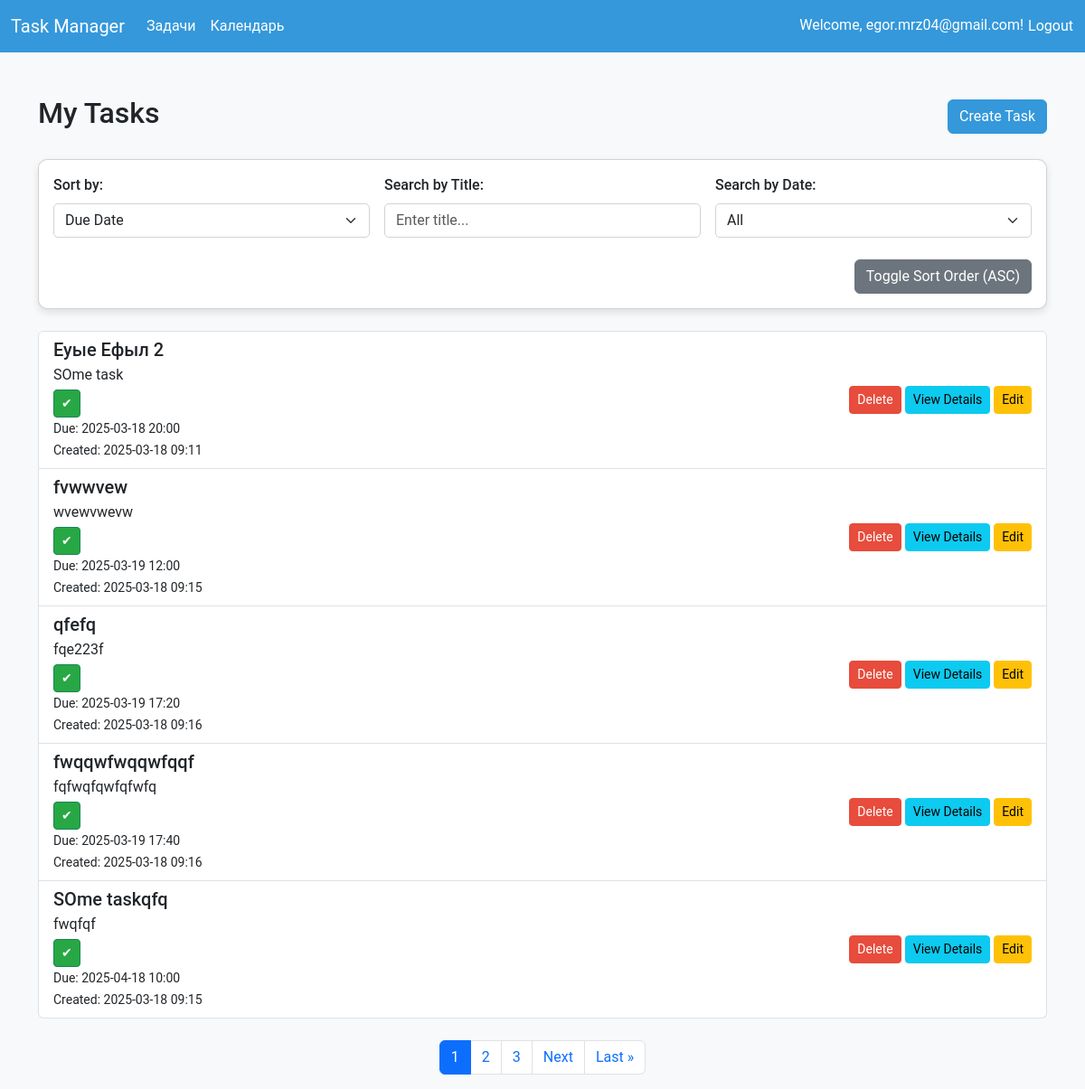
/tasks/ (signed in), run on an earlier commit of the app's database.
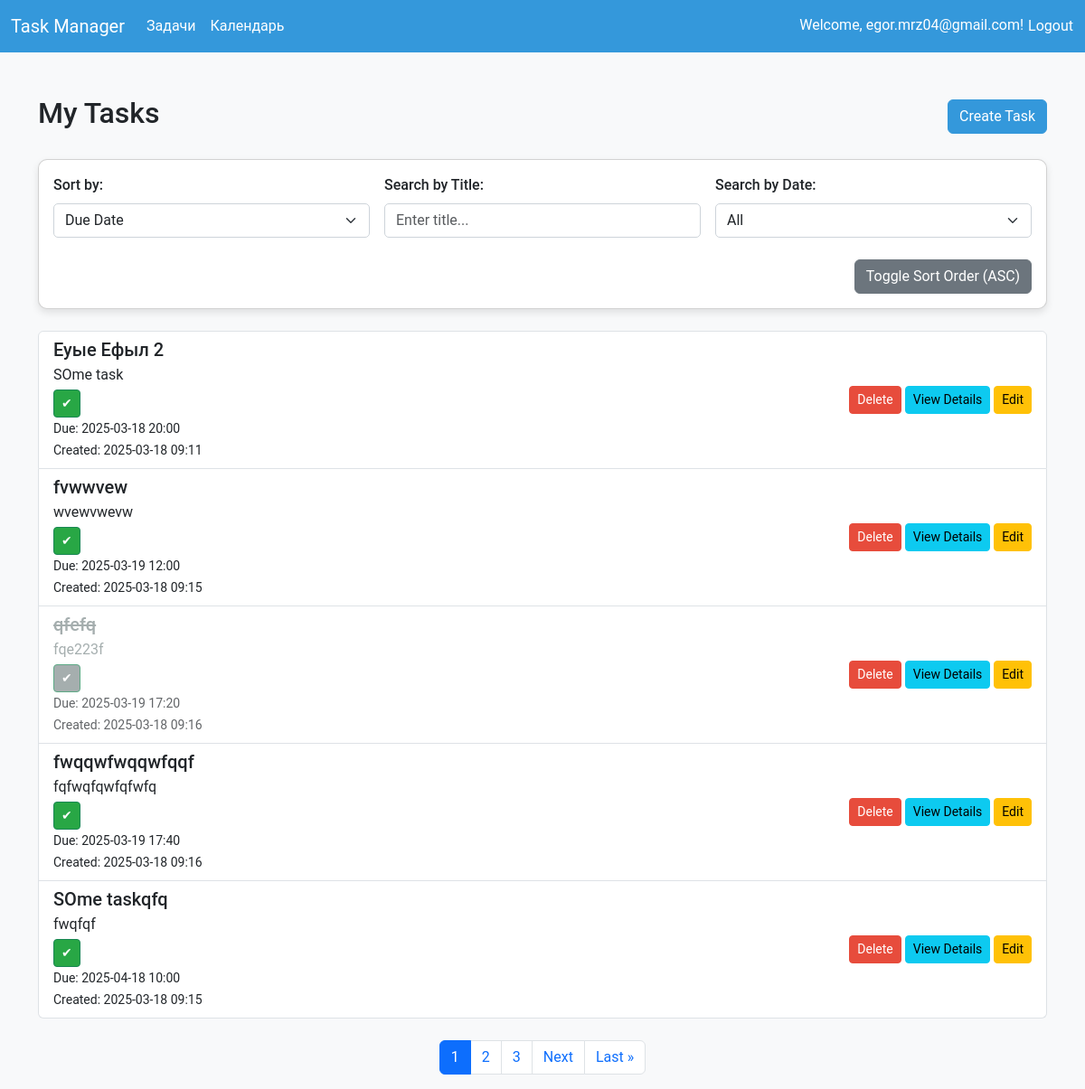
And on a later commit of the database.
### app/models.py (models this page shows, shortened)
class Task(models.Model):
    title = models.CharField(max_length=200)
    description = models.TextField(blank=True)
    status = models.CharField(
        max_length=20,
        choices=[
            ('TODO', 'To Do'),
            ('IN_PROGRESS', 'In Progress'),
            ('DONE', 'Done')
        ],
        default='TODO'
    )
    due_date = models.DateTimeField(null=True, blank=True)
    created_at = models.DateTimeField(auto_now_add=True)
    created_by = models.ForeignKey(User, on_delete=models.CASCADE, related_name='tasks')
    slug = models.SlugField(max_length=200, unique=True, blank=True)

### app/views.py (the view)
# urls.py: path('tasks/', views.TaskListView.as_view(), name='tasks'),
class TaskListView(LoginRequiredMixin, ListView):
    model = Task
    template_name = 'tasks.html'
    context_object_name = 'tasks'
    paginate_by = 5
    def get_queryset(self):
        sort_by = self.request.GET.get('sort_by', 'due_date')
        sort_order = self.request.GET.get('sort_order', 'asc')
        search_title = self.request.GET.get('search_title', '').strip()
        search_date = self.request.GET.get('search_date', 'all')
        page = self.request.GET.get('page', '1')
        cache_key = f"task_list:user_{self.request.user.id}:sort_{sort_by}:{sort_order}:search_title_{search_title}:search_date_{search_date}:page_{page}"
        cached_data = cache.get(cache_key)
        if cached_data is not None:
            return cached_data
        queryset = self.request.user.tasks.all()
        if search_title:
            queryset = queryset.filter(title__icontains=search_title)
        if search_date != 'all':
            try:
                search_date_obj = datetime.strptime(search_date, '%Y-%m-%d').date()
                queryset = queryset.filter(due_date__date=search_date_obj)
            except ValueError:
                pass
        if sort_by == 'title':
            queryset = queryset.order_by('title' if sort_order == 'asc' else '-title')
        elif sort_by == 'due_date':
            queryset = queryset.order_by('due_date' if sort_order == 'asc' else '-due_date')
        cache.set(cache_key, queryset, timeout=600)
        return queryset
    def get_context_data(self, **kwargs):
        context = super().get_context_data(**kwargs)
        context['user'] = self.request.user
        tasks = self.get_queryset()
        paginator = Paginator(tasks, self.paginate_by)
        page = self.request.GET.get('page')
        try:
            tasks_paginated = paginator.page(page)
        except PageNotAnInteger:
            tasks_paginated = paginator.page(1)
        except EmptyPage:
            tasks_paginated = paginator.page(paginator.num_pages)
        context['tasks'] = tasks_paginated
        context['paginator'] = paginator
        context['page_obj'] = tasks_paginated
        context['sort_by'] = self.request.GET.get('sort_by', 'due_date')
        context['sort_order'] = self.request.GET.get('sort_order', 'asc')
        context['search_title'] = self.request.GET.get('search_title', '')
        context['search_date'] = self.request.GET.get('search_date', 'all')
        context['current_date'] = datetime.now().date()
        return context

### app/templates/tasks.html (shortened to what this page needs)
{% extends 'base.html' %}
{% block content %}
    <div class="row">
        <div class="col-12">
            <div class="d-flex justify-content-between align-items-center mb-4">
                <h2>My Tasks</h2>
                <a href="{% url 'app:create_task' %}" class="btn btn-primary">Create Task</a>
            </div>
            <div class="card mb-4">
                <div class="card-body">
                    <form method="get" class="row g-3">
                        <div class="col-md-4">
                            <label for="sort_by" class="form-label">Sort by:</label>
                            <select name="sort_by" id="sort_by" class="form-select" onchange="this.form.submit()">
                                <option value="due_date" {% if sort_by == 'due_date' %}selected{% endif %}>Due Date</option>
                            </select>
                        </div>
                        <div class="col-md-4">
                            <label for="search_title" class="form-label">Search by Title:</label>
                            <input type="text" name="search_title" id="search_title" class="form-control" value="{{ search_title }}" placeholder="Enter title..." onchange="this.form.submit()">
                        </div>
                        <div class="col-md-4">
                            <label for="search_date" class="form-label">Search by Date:</label>
                            <select name="search_date" id="search_date" class="form-select" onchange="this.form.submit()">
                                <option value="all" {% if search_date == 'all' %}selected{% endif %}>All</option>
                            </select>
                        </div>
                        <div class="col-12 text-end">
                            <button type="button" class="btn btn-secondary" id="toggle-sort-order">Toggle Sort Order ({{ sort_order|upper }})</button>
                        </div>
                    </form>
                </div>
            </div>
            {% if tasks %}
                <ul class="list-group">
                    {% for task in tasks %}
                        {% if task.slug %}
                            <li class="list-group-item d-flex justify-content-between align-items-center task-item">
                                <div class="task-content {% if task.status == 'DONE' %}task-done{% endif %}">
                                    <h5 class="mb-1 {% if task.status == 'DONE' %}task-title-done{% endif %}">{{ task.title }}</h5>
                                    <p class="mb-1 {% if task.status == 'DONE' %}task-description-done{% endif %}">
                                        {{ task.description|truncatewords:20|default:"No description" }}
                                    </p>
                                    <button class="mark-complete btn btn-sm btn-success" data-task-slug="{{ task.slug }}" data-status="{{ task.status }}">✔</button>
                                    <br>
                                    <small>Due: {% if task.due_date %}{{ task.due_date|date:"Y-m-d H:i" }}{% else %}No due date{% endif %}</small><br>
                                    <small>Created: {% if task.created_at %}{{ task.created_at|date:"Y-m-d H:i" }}{% else %}Unknown{% endif %}</small>
                                </div>
                                <div>
                                    <form method="post" action="{% url 'app:delete_task' task_slug=task.slug %}" style="display:inline;">
                                        <button type="submit" class="btn btn-sm btn-danger">Delete</button>
                                    </form>
                                    <a href="{% url 'app:task_detail' task_slug=task.slug %}" class="btn btn-info btn-sm">View Details</a>
                                    <a href="{% url 'app:task_update' task_slug=task.slug %}" class="btn btn-warning btn-sm">Edit</a>
                                </div>
                            </li>
                        {% else %}
                            <li class="list-group-item text-danger">Task with ID {{ task.id }} has no valid slug. Please update it.</li>
                        {% endif %}
                    {% endfor %}
                </ul>
                {% if paginator.num_pages > 1 %}
                    <nav aria-label="Page navigation">
                        <ul class="pagination justify-content-center mt-4">
                            {% for num in paginator.page_range %}
                                <li class="page-item {% if page_obj.number == num %}active{% endif %}">
                                    <a class="page-link" href="?page={{ num }}{% if sort_by %}&sort_by={{ sort_by }}{% endif %}{% if sort_order %}&sort_order={{ sort_order }}{% endif %}{% if search_title %}&search_title={{ search_title|urlencode }}{% endif %}{% if search_date %}&search_date={{ search_date }}{% endif %}">{{ num }}</a>
                                </li>
                            {% endfor %}
                            {% if page_obj.has_next %}
                                <li class="page-item">
                                    <a class="page-link" href="?page={{ page_obj.next_page_number }}{% if sort_by %}&sort_by={{ sort_by }}{% endif %}{% if sort_order %}&sort_order={{ sort_order }}{% endif %}{% if search_title %}&search_title={{ search_title|urlencode }}{% endif %}{% if search_date %}&search_date={{ search_date }}{% endif %}">Next</a>
                                </li>
                                <li class="page-item">
                                    <a class="page-link" href="?page={{ paginator.num_pages }}{% if sort_by %}&sort_by={{ sort_by }}{% endif %}{% if sort_order %}&sort_order={{ sort_order }}{% endif %}{% if search_title %}&search_title={{ search_title|urlencode }}{% endif %}{% if search_date %}&search_date={{ search_date }}{% endif %}">Last »</a>
                                </li>
                            {% endif %}
                        </ul>
                    </nav>
                {% endif %}
            {% else %}
                <p class="text-center">No tasks yet. <a href="{% url 'app:create_task' %}">Create one</a>.</p>
            {% endif %}
        </div>
    </div>
{% endblock %}

### app/templates/base.html (shortened to what this page needs)
<!DOCTYPE html>
<html lang="en">
<head>
    {% load static %}
    <link href="https://cdn.jsdelivr.net/npm/bootstrap@5.3.0/dist/css/bootstrap.min.css" rel="stylesheet">
    <link rel="stylesheet" href="{% static 'css/styles.css' %}">
</head>
<body>
    <header>
        <nav class="navbar navbar-expand-lg navbar-light">
            <div class="container-fluid">
                <a class="navbar-brand" href="{% url 'app:tasks' %}">Task Manager</a>
                <div class="collapse navbar-collapse" id="navbarNav">
                    <ul class="navbar-nav me-auto mb-2 mb-lg-0">
                        <li class="nav-item">
                            <a class="nav-link {% if request.path == '/tasks/' %}active{% endif %}" href="{% url 'app:tasks' %}">Задачи</a>
                        </li>
                        <li class="nav-item">
                            <a class="nav-link {% if request.path == '/calendar/' %}active{% endif %}" href="{% url 'app:calendar' %}">Календарь</a>
                        </li>
                    </ul>
                    <span class="navbar-text">
                        {% if user.is_authenticated %}
                            Welcome, {{ user.email }}!
                            <form method="post" action="{% url 'app:logout' %}" style="display:inline;">
                                <button type="submit" class="btn btn-link p-0" style="color: #ffffff; text-decoration: none;">Logout</button>
                            </form>
                        {% else %}
                            <a href="{% url 'app:login' %}">Login</a> | <a href="{% url 'app:register' %}">Register</a>
                        {% endif %}
                    </span>
                </div>
            </div>
        </nav>
    </header>
    <div class="container mt-5">
        {% block content %}
        {% endblock %}
    </div>
</body>
</html>

### app/static/css/styles.css (style rules this page uses)
body { font-family: 'Roboto', sans-serif; background-color: #f8f9fa; }
header { background-color: #3498db; }
header .navbar-brand, header .nav-link, header .navbar-text, header .navbar-text a, header .navbar-text button { color: #ffffff !important; }
.task-item { transition: transform 0.3s ease, opacity 0.5s ease; opacity: 0; transform: translateY(20px); }
.task-item.visible { opacity: 1; transform: translateY(0); }
.btn-primary { background-color: #3498db; border-color: #3498db; }
.btn-danger { background-color: #e74c3c; border-color: #e74c3c; }
.card { border-radius: 10px; }
.form-control, .form-select { border-radius: 5px; border-color: #ced4da; }
.task-done { opacity: 0.7; }
.task-title-done { color: #7f8c8d; text-decoration: line-through; }
.task-description-done { color: #7f8c8d; }
.mark-complete { transition: background-color 0.3s ease; }
.mark-complete[data-status="DONE"] { background-color: #7f8c8d; }
.mark-complete[data-status="TODO"], .mark-complete[data-status="IN_PROGRESS"] { background-color: #28a745; }
.card { border-radius: 10px; box-shadow: 0 4px 8px rgba(0, 0, 0, 0.1); }
.form-label { font-weight: 500; }
.btn-secondary { background-color: #6c757d; border-color: #6c757d; }

What changed in the data, as far as the page shows it:
changed Task "qfefq": status "TODO" → "DONE" (drawn)
